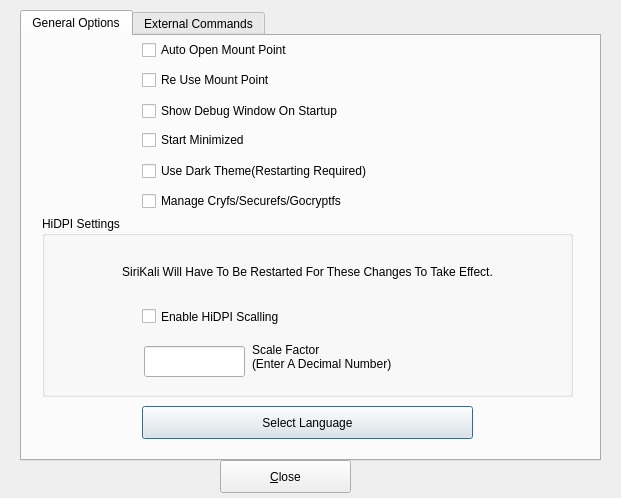
<?xml version="1.0" encoding="UTF-8"?>
<ui version="4.0">
 <class>configOptions</class>
 <widget class="QDialog" name="configOptions">
  <property name="geometry">
   <rect>
    <x>0</x>
    <y>0</y>
    <width>621</width>
    <height>498</height>
   </rect>
  </property>
  <property name="windowTitle">
   <string>Settings</string>
  </property>
  <widget class="QTabWidget" name="tabWidget">
   <property name="geometry">
    <rect>
     <x>20</x>
     <y>10</y>
     <width>581</width>
     <height>451</height>
    </rect>
   </property>
   <property name="currentIndex">
    <number>0</number>
   </property>
   <widget class="QWidget" name="widget">
    <attribute name="title">
     <string>General Options</string>
    </attribute>
    <widget class="QPushButton" name="pbSelectLanguage">
     <property name="geometry">
      <rect>
       <x>120</x>
       <y>370</y>
       <width>331</width>
       <height>33</height>
      </rect>
     </property>
     <property name="text">
      <string>Select Language</string>
     </property>
    </widget>
    <widget class="QGroupBox" name="groupBox">
     <property name="geometry">
      <rect>
       <x>20</x>
       <y>180</y>
       <width>531</width>
       <height>181</height>
      </rect>
     </property>
     <property name="title">
      <string>HiDPI Settings</string>
     </property>
     <widget class="QCheckBox" name="cbHiDPI">
      <property name="geometry">
       <rect>
        <x>100</x>
        <y>80</y>
        <width>181</width>
        <height>41</height>
       </rect>
      </property>
      <property name="text">
       <string>Enable HiDPI Scalling</string>
      </property>
     </widget>
     <widget class="QLineEdit" name="lineEditHiDPI">
      <property name="geometry">
       <rect>
        <x>102</x>
        <y>130</y>
        <width>101</width>
        <height>31</height>
       </rect>
      </property>
     </widget>
     <widget class="QLabel" name="label_18">
      <property name="geometry">
       <rect>
        <x>210</x>
        <y>110</y>
        <width>311</width>
        <height>61</height>
       </rect>
      </property>
      <property name="text">
       <string>Scale Factor
(Enter A Decimal Number)</string>
      </property>
      <property name="alignment">
       <set>Qt::AlignLeading|Qt::AlignLeft|Qt::AlignVCenter</set>
      </property>
      <property name="wordWrap">
       <bool>true</bool>
      </property>
     </widget>
     <widget class="QLabel" name="label_6">
      <property name="geometry">
       <rect>
        <x>20</x>
        <y>20</y>
        <width>491</width>
        <height>71</height>
       </rect>
      </property>
      <property name="text">
       <string>SiriKali Will Have To Be Restarted For These Changes To Take Effect.</string>
      </property>
      <property name="alignment">
       <set>Qt::AlignCenter</set>
      </property>
      <property name="wordWrap">
       <bool>true</bool>
      </property>
     </widget>
    </widget>
    <widget class="QWidget" name="layoutWidget">
     <property name="geometry">
      <rect>
       <x>120</x>
       <y>0</y>
       <width>431</width>
       <height>28</height>
      </rect>
     </property>
     <layout class="QHBoxLayout" name="horizontalLayout">
      <item>
       <widget class="QCheckBox" name="cbAutoOpenMountPoint">
        <property name="text">
         <string>Auto Open Mount Point</string>
        </property>
       </widget>
      </item>
     </layout>
    </widget>
    <widget class="QWidget" name="layoutWidget1">
     <property name="geometry">
      <rect>
       <x>120</x>
       <y>30</y>
       <width>431</width>
       <height>28</height>
      </rect>
     </property>
     <layout class="QHBoxLayout" name="horizontalLayout_2">
      <item>
       <widget class="QCheckBox" name="cbReUseMountPoint">
        <property name="text">
         <string>Re Use Mount Point</string>
        </property>
       </widget>
      </item>
     </layout>
    </widget>
    <widget class="QWidget" name="layoutWidget2">
     <property name="geometry">
      <rect>
       <x>120</x>
       <y>60</y>
       <width>431</width>
       <height>31</height>
      </rect>
     </property>
     <layout class="QHBoxLayout" name="horizontalLayout_3">
      <item>
       <widget class="QCheckBox" name="chShowDebugWindowOnStartup">
        <property name="text">
         <string>Show Debug Window On Startup</string>
        </property>
       </widget>
      </item>
     </layout>
    </widget>
    <widget class="QWidget" name="layoutWidget3">
     <property name="geometry">
      <rect>
       <x>120</x>
       <y>90</y>
       <width>431</width>
       <height>28</height>
      </rect>
     </property>
     <layout class="QHBoxLayout" name="horizontalLayout_4">
      <item>
       <widget class="QCheckBox" name="cbStartMinimized">
        <property name="text">
         <string>Start Minimized</string>
        </property>
       </widget>
      </item>
     </layout>
    </widget>
    <widget class="QWidget" name="layoutWidget4">
     <property name="geometry">
      <rect>
       <x>120</x>
       <y>120</y>
       <width>431</width>
       <height>31</height>
      </rect>
     </property>
     <layout class="QHBoxLayout" name="horizontalLayout_5">
      <item>
       <widget class="QCheckBox" name="cbUseDarkTheme">
        <property name="text">
         <string>Use Dark Theme(Restarting Required)</string>
        </property>
       </widget>
      </item>
     </layout>
    </widget>
    <widget class="QWidget" name="layoutWidget5">
     <property name="geometry">
      <rect>
       <x>120</x>
       <y>150</y>
       <width>431</width>
       <height>31</height>
      </rect>
     </property>
     <layout class="QHBoxLayout" name="horizontalLayout_6">
      <item>
       <widget class="QCheckBox" name="cbInternallyManageBackEnds">
        <property name="text">
         <string>Manage Cryfs/Securefs/Gocryptfs</string>
        </property>
       </widget>
      </item>
     </layout>
    </widget>
   </widget>
   <widget class="QWidget" name="setExecutables">
    <attribute name="title">
     <string>External Commands</string>
    </attribute>
    <widget class="QLabel" name="label_2">
     <property name="geometry">
      <rect>
       <x>70</x>
       <y>60</y>
       <width>391</width>
       <height>31</height>
      </rect>
     </property>
     <property name="text">
      <string>Set File Manager</string>
     </property>
     <property name="alignment">
      <set>Qt::AlignCenter</set>
     </property>
     <property name="wordWrap">
      <bool>true</bool>
     </property>
    </widget>
    <widget class="QLineEdit" name="lineEditExecutableKeySource">
     <property name="geometry">
      <rect>
       <x>70</x>
       <y>150</y>
       <width>391</width>
       <height>31</height>
      </rect>
     </property>
    </widget>
    <widget class="QLineEdit" name="lineEditMountPointPrefix">
     <property name="geometry">
      <rect>
       <x>70</x>
       <y>30</y>
       <width>391</width>
       <height>31</height>
      </rect>
     </property>
    </widget>
    <widget class="QLineEdit" name="lineEditFileManager">
     <property name="geometry">
      <rect>
       <x>70</x>
       <y>90</y>
       <width>391</width>
       <height>31</height>
      </rect>
     </property>
    </widget>
    <widget class="QLabel" name="label">
     <property name="geometry">
      <rect>
       <x>80</x>
       <y>0</y>
       <width>381</width>
       <height>31</height>
      </rect>
     </property>
     <property name="text">
      <string>Set Mount Point Prefix</string>
     </property>
     <property name="alignment">
      <set>Qt::AlignCenter</set>
     </property>
     <property name="wordWrap">
      <bool>true</bool>
     </property>
    </widget>
    <widget class="QPushButton" name="pbMountPointPrefix">
     <property name="geometry">
      <rect>
       <x>465</x>
       <y>30</y>
       <width>31</width>
       <height>33</height>
      </rect>
     </property>
     <property name="text">
      <string/>
     </property>
    </widget>
    <widget class="QLabel" name="label_3">
     <property name="geometry">
      <rect>
       <x>70</x>
       <y>120</y>
       <width>391</width>
       <height>31</height>
      </rect>
     </property>
     <property name="text">
      <string>Set External Plugin Executable</string>
     </property>
     <property name="alignment">
      <set>Qt::AlignCenter</set>
     </property>
     <property name="wordWrap">
      <bool>true</bool>
     </property>
    </widget>
    <widget class="QLabel" name="label_4">
     <property name="geometry">
      <rect>
       <x>70</x>
       <y>180</y>
       <width>391</width>
       <height>31</height>
      </rect>
     </property>
     <property name="text">
      <string>Set Command To Run After Mount</string>
     </property>
     <property name="alignment">
      <set>Qt::AlignCenter</set>
     </property>
     <property name="wordWrap">
      <bool>true</bool>
     </property>
    </widget>
    <widget class="QLineEdit" name="lineEditAfterMountCommand">
     <property name="geometry">
      <rect>
       <x>70</x>
       <y>210</y>
       <width>391</width>
       <height>31</height>
      </rect>
     </property>
    </widget>
    <widget class="QLineEdit" name="lineEditBeforesUnMount">
     <property name="geometry">
      <rect>
       <x>70</x>
       <y>270</y>
       <width>391</width>
       <height>31</height>
      </rect>
     </property>
    </widget>
    <widget class="QLabel" name="label_5">
     <property name="geometry">
      <rect>
       <x>70</x>
       <y>240</y>
       <width>391</width>
       <height>31</height>
      </rect>
     </property>
     <property name="text">
      <string>Set Command To Run Before UnMount</string>
     </property>
     <property name="alignment">
      <set>Qt::AlignCenter</set>
     </property>
     <property name="wordWrap">
      <bool>true</bool>
     </property>
    </widget>
    <widget class="QPushButton" name="pbPostMountCommand">
     <property name="geometry">
      <rect>
       <x>465</x>
       <y>210</y>
       <width>31</width>
       <height>33</height>
      </rect>
     </property>
     <property name="text">
      <string/>
     </property>
    </widget>
    <widget class="QPushButton" name="pbPreUnMountCommand">
     <property name="geometry">
      <rect>
       <x>465</x>
       <y>270</y>
       <width>31</width>
       <height>33</height>
      </rect>
     </property>
     <property name="text">
      <string/>
     </property>
    </widget>
    <widget class="QLabel" name="label_13">
     <property name="geometry">
      <rect>
       <x>70</x>
       <y>300</y>
       <width>391</width>
       <height>31</height>
      </rect>
     </property>
     <property name="text">
      <string>Set Command To Run Periodically</string>
     </property>
     <property name="alignment">
      <set>Qt::AlignCenter</set>
     </property>
     <property name="wordWrap">
      <bool>true</bool>
     </property>
    </widget>
    <widget class="QLineEdit" name="lineEditRunPeriodically">
     <property name="geometry">
      <rect>
       <x>70</x>
       <y>330</y>
       <width>391</width>
       <height>31</height>
      </rect>
     </property>
    </widget>
    <widget class="QPushButton" name="pbRunPeriodicallyCommand">
     <property name="geometry">
      <rect>
       <x>465</x>
       <y>330</y>
       <width>31</width>
       <height>33</height>
      </rect>
     </property>
     <property name="text">
      <string/>
     </property>
    </widget>
    <widget class="QLineEdit" name="lineEditRunPeriodicallyInterval">
     <property name="geometry">
      <rect>
       <x>400</x>
       <y>370</y>
       <width>61</width>
       <height>31</height>
      </rect>
     </property>
    </widget>
    <widget class="QLabel" name="label_14">
     <property name="geometry">
      <rect>
       <x>70</x>
       <y>370</y>
       <width>311</width>
       <height>31</height>
      </rect>
     </property>
     <property name="text">
      <string>Interval In Minutes Periodic Command Will Run</string>
     </property>
     <property name="alignment">
      <set>Qt::AlignRight|Qt::AlignTrailing|Qt::AlignVCenter</set>
     </property>
     <property name="wordWrap">
      <bool>true</bool>
     </property>
    </widget>
    <widget class="QPushButton" name="pbSetFileManager">
     <property name="geometry">
      <rect>
       <x>465</x>
       <y>90</y>
       <width>31</width>
       <height>33</height>
      </rect>
     </property>
     <property name="text">
      <string/>
     </property>
    </widget>
    <widget class="QPushButton" name="pbSetExternalCommand">
     <property name="geometry">
      <rect>
       <x>465</x>
       <y>150</y>
       <width>31</width>
       <height>33</height>
      </rect>
     </property>
     <property name="text">
      <string/>
     </property>
    </widget>
    <widget class="QPushButton" name="pbExternalExecutableDefault">
     <property name="geometry">
      <rect>
       <x>500</x>
       <y>150</y>
       <width>31</width>
       <height>33</height>
      </rect>
     </property>
     <property name="toolTip">
      <string>Set To Default</string>
     </property>
     <property name="text">
      <string/>
     </property>
    </widget>
    <widget class="QPushButton" name="pbSetFileManagerToDefault">
     <property name="geometry">
      <rect>
       <x>500</x>
       <y>90</y>
       <width>31</width>
       <height>33</height>
      </rect>
     </property>
     <property name="toolTip">
      <string>Set To Default</string>
     </property>
     <property name="text">
      <string/>
     </property>
    </widget>
    <widget class="QPushButton" name="pbMountPointPrefixDefault">
     <property name="geometry">
      <rect>
       <x>500</x>
       <y>30</y>
       <width>31</width>
       <height>33</height>
      </rect>
     </property>
     <property name="toolTip">
      <string>Set To Default</string>
     </property>
     <property name="text">
      <string/>
     </property>
    </widget>
    <widget class="QPushButton" name="pbRunPostMountCommandDefault">
     <property name="geometry">
      <rect>
       <x>500</x>
       <y>210</y>
       <width>31</width>
       <height>33</height>
      </rect>
     </property>
     <property name="toolTip">
      <string>Set To Default</string>
     </property>
     <property name="text">
      <string/>
     </property>
    </widget>
    <widget class="QPushButton" name="pbRunPreUnMountCommandDefault">
     <property name="geometry">
      <rect>
       <x>500</x>
       <y>270</y>
       <width>31</width>
       <height>33</height>
      </rect>
     </property>
     <property name="toolTip">
      <string>Set To Default</string>
     </property>
     <property name="text">
      <string/>
     </property>
    </widget>
    <widget class="QPushButton" name="pbRunCommandPeriodicallyDefault">
     <property name="geometry">
      <rect>
       <x>500</x>
       <y>330</y>
       <width>31</width>
       <height>33</height>
      </rect>
     </property>
     <property name="toolTip">
      <string>Set To Default</string>
     </property>
     <property name="text">
      <string/>
     </property>
    </widget>
   </widget>
  </widget>
  <widget class="QPushButton" name="pushButton">
   <property name="geometry">
    <rect>
     <x>220</x>
     <y>460</y>
     <width>131</width>
     <height>33</height>
    </rect>
   </property>
   <property name="text">
    <string>&amp;Close</string>
   </property>
  </widget>
 </widget>
 <tabstops>
  <tabstop>tabWidget</tabstop>
  <tabstop>cbAutoOpenMountPoint</tabstop>
  <tabstop>cbReUseMountPoint</tabstop>
  <tabstop>cbStartMinimized</tabstop>
  <tabstop>pbSelectLanguage</tabstop>
  <tabstop>lineEditMountPointPrefix</tabstop>
  <tabstop>pbMountPointPrefix</tabstop>
  <tabstop>pbMountPointPrefixDefault</tabstop>
  <tabstop>lineEditFileManager</tabstop>
  <tabstop>pbSetFileManager</tabstop>
  <tabstop>pbSetFileManagerToDefault</tabstop>
  <tabstop>lineEditExecutableKeySource</tabstop>
  <tabstop>pbSetExternalCommand</tabstop>
  <tabstop>pbExternalExecutableDefault</tabstop>
  <tabstop>lineEditAfterMountCommand</tabstop>
  <tabstop>pbPostMountCommand</tabstop>
  <tabstop>pbRunPostMountCommandDefault</tabstop>
  <tabstop>lineEditBeforesUnMount</tabstop>
  <tabstop>pbPreUnMountCommand</tabstop>
  <tabstop>pbRunPreUnMountCommandDefault</tabstop>
  <tabstop>lineEditRunPeriodically</tabstop>
  <tabstop>pbRunPeriodicallyCommand</tabstop>
  <tabstop>pbRunCommandPeriodicallyDefault</tabstop>
  <tabstop>lineEditRunPeriodicallyInterval</tabstop>
  <tabstop>pushButton</tabstop>
 </tabstops>
 <resources/>
 <connections/>
</ui>
